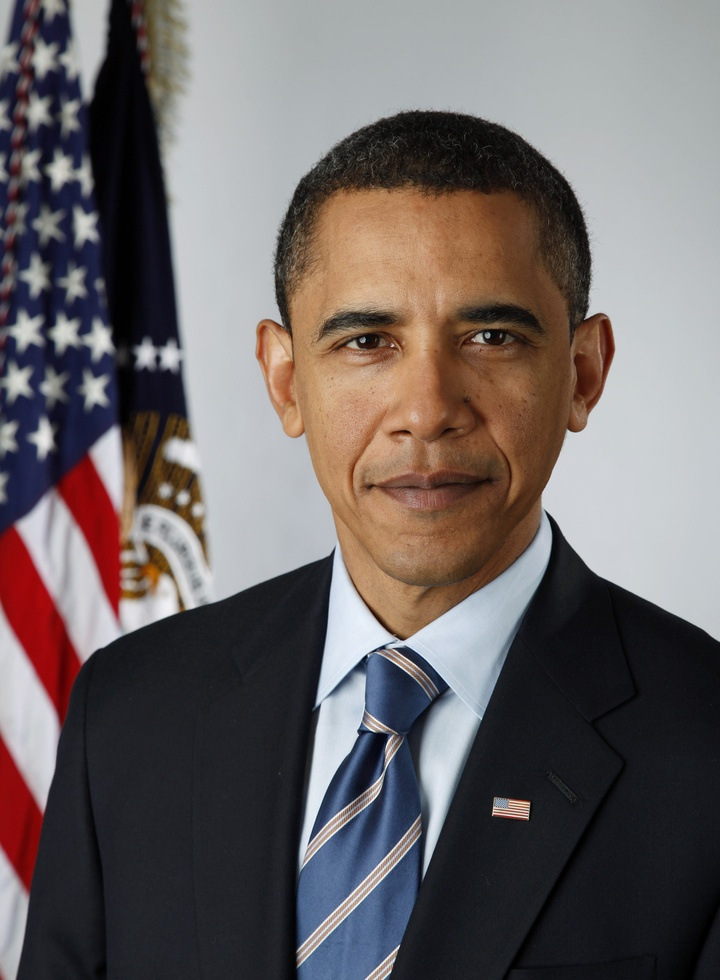
#> input picture images/obama.jpg, 720 x 980 px, shrunk from 1916 x 2608 before the run
$ python flip.py obama.jpg   (Python 2 division)
#> lines starting #> are read from the running program, lines starting #| are printed output that depends on the picture
import sys
from PIL import Image

# define your flip function here
def flip(img):
    width, height = img.size
    imgdup = img.copy()
    originalMatrix = img.load()
    flippedMatrix = imgdup.load()

    for x in range(width):
        for y in range(height):
            flippedMatrix[x,y] = originalMatrix[width-x-1,y]

    return imgdup

if len(sys.argv)<=1:
    print "missing image filename"
    sys.exit(1)
filename = sys.argv[1]
img = Image.open(filename)
#> img is the input picture: PIL image 720x980 RGB; mean R, G, B 108, 100.6, 100.5
img = img.convert("L")
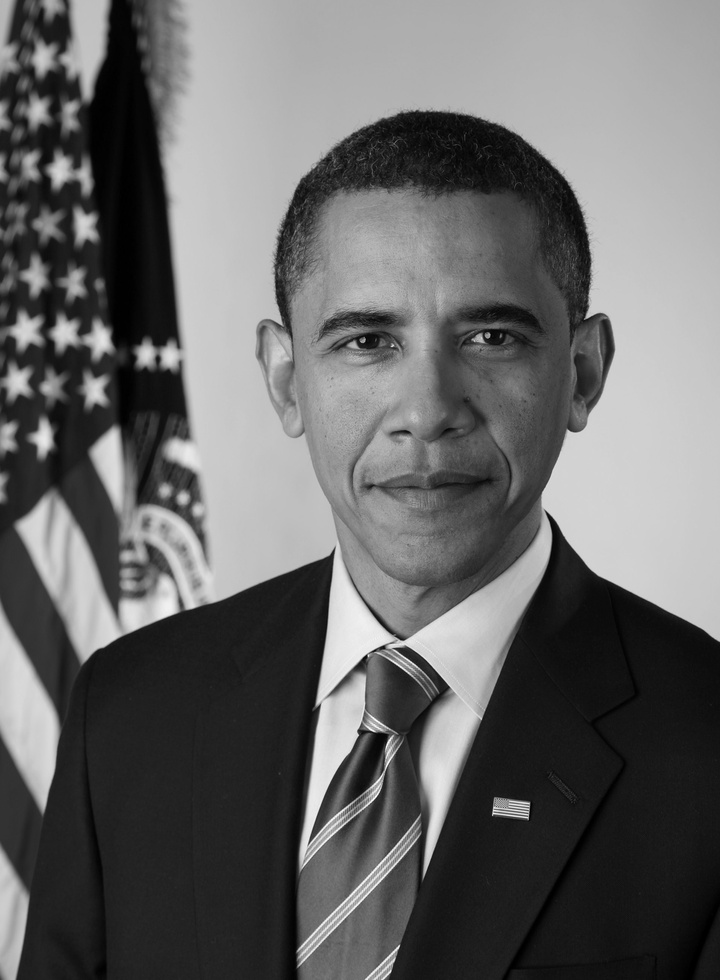
#> img: PIL image 720x980 L; min 0, max 255, mean 102.8
img.show()

# call your flip function here
imgdup = flip(img)
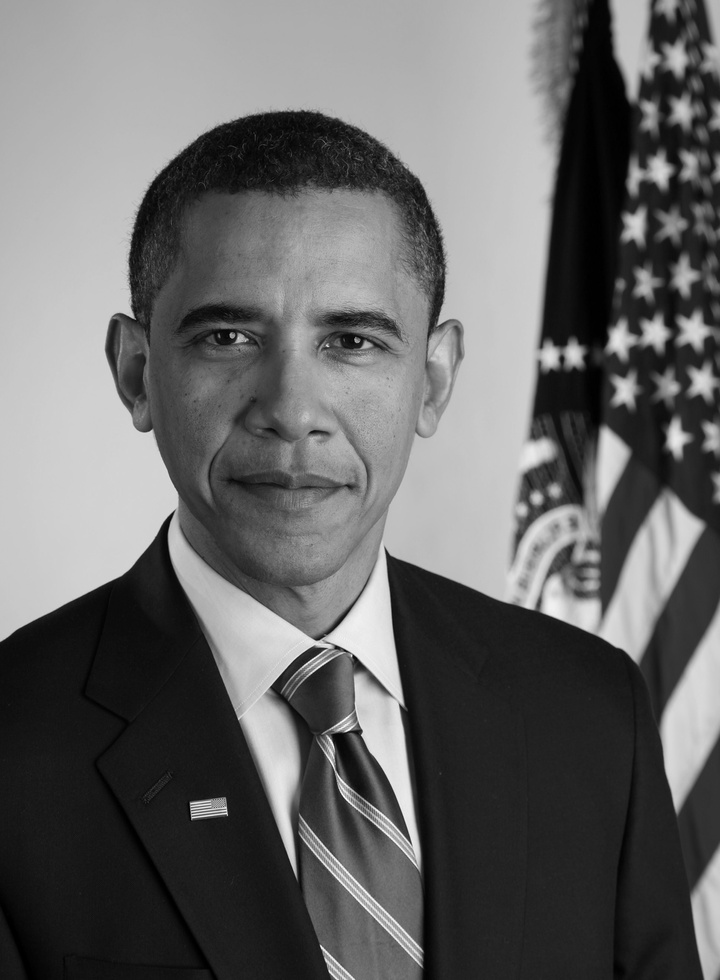
#> imgdup: PIL image 720x980 L; min 0, max 255, mean 102.8
imgdup.show()
